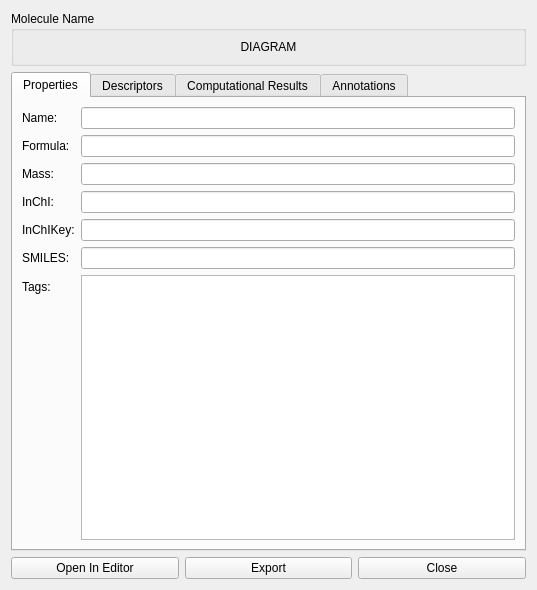
<?xml version="1.0" encoding="UTF-8"?>
<ui version="4.0">
 <class>MoleculeDetailDialog</class>
 <widget class="QDialog" name="MoleculeDetailDialog">
  <property name="geometry">
   <rect>
    <x>0</x>
    <y>0</y>
    <width>537</width>
    <height>590</height>
   </rect>
  </property>
  <property name="windowTitle">
   <string>Molecule Details</string>
  </property>
  <layout class="QVBoxLayout" name="verticalLayout_2">
   <item>
    <widget class="QGroupBox" name="diagramGroupBox">
     <property name="title">
      <string>Molecule Name</string>
     </property>
     <layout class="QVBoxLayout" name="verticalLayout_3">
      <item>
       <widget class="QLabel" name="diagramLabel">
        <property name="text">
         <string>DIAGRAM</string>
        </property>
        <property name="alignment">
         <set>Qt::AlignCenter</set>
        </property>
       </widget>
      </item>
     </layout>
    </widget>
   </item>
   <item>
    <widget class="QTabWidget" name="tabWidget">
     <property name="currentIndex">
      <number>0</number>
     </property>
     <widget class="QWidget" name="propertiesTab">
      <attribute name="title">
       <string>Properties</string>
      </attribute>
      <layout class="QFormLayout" name="formLayout">
       <property name="fieldGrowthPolicy">
        <enum>QFormLayout::ExpandingFieldsGrow</enum>
       </property>
       <item row="0" column="0">
        <widget class="QLabel" name="nameLabel">
         <property name="text">
          <string>Name:</string>
         </property>
        </widget>
       </item>
       <item row="0" column="1">
        <widget class="QLineEdit" name="nameLineEdit">
         <property name="readOnly">
          <bool>true</bool>
         </property>
        </widget>
       </item>
       <item row="2" column="0">
        <widget class="QLabel" name="formulaLabel">
         <property name="text">
          <string>Formula:</string>
         </property>
        </widget>
       </item>
       <item row="2" column="1">
        <widget class="QLineEdit" name="formulaLineEdit">
         <property name="readOnly">
          <bool>true</bool>
         </property>
        </widget>
       </item>
       <item row="4" column="0">
        <widget class="QLabel" name="massLabel">
         <property name="text">
          <string>Mass:</string>
         </property>
        </widget>
       </item>
       <item row="4" column="1">
        <widget class="QLineEdit" name="massLineEdit">
         <property name="readOnly">
          <bool>true</bool>
         </property>
        </widget>
       </item>
       <item row="6" column="0">
        <widget class="QLabel" name="inchiLabel">
         <property name="text">
          <string>InChI:</string>
         </property>
        </widget>
       </item>
       <item row="6" column="1">
        <widget class="QLineEdit" name="inchiLineEdit">
         <property name="readOnly">
          <bool>true</bool>
         </property>
        </widget>
       </item>
       <item row="8" column="0">
        <widget class="QLabel" name="inchikeyLabel">
         <property name="text">
          <string>InChIKey:</string>
         </property>
        </widget>
       </item>
       <item row="8" column="1">
        <widget class="QLineEdit" name="inchikeyLineEdit">
         <property name="readOnly">
          <bool>true</bool>
         </property>
        </widget>
       </item>
       <item row="10" column="0">
        <widget class="QLabel" name="smilesLabel">
         <property name="text">
          <string>SMILES:</string>
         </property>
        </widget>
       </item>
       <item row="10" column="1">
        <widget class="QLineEdit" name="smilesLineEdit">
         <property name="readOnly">
          <bool>true</bool>
         </property>
        </widget>
       </item>
       <item row="12" column="0">
        <widget class="QLabel" name="tagsLabel">
         <property name="text">
          <string>Tags:</string>
         </property>
        </widget>
       </item>
       <item row="12" column="1">
        <widget class="QTextEdit" name="tagsTextEdit">
         <property name="readOnly">
          <bool>true</bool>
         </property>
        </widget>
       </item>
      </layout>
     </widget>
     <widget class="QWidget" name="descriptorsTab">
      <attribute name="title">
       <string>Descriptors</string>
      </attribute>
      <layout class="QVBoxLayout" name="verticalLayout_4">
       <item>
        <widget class="QTableWidget" name="descriptorsTableWidget">
         <property name="editTriggers">
          <set>QAbstractItemView::NoEditTriggers</set>
         </property>
         <property name="alternatingRowColors">
          <bool>true</bool>
         </property>
         <property name="selectionMode">
          <enum>QAbstractItemView::SingleSelection</enum>
         </property>
         <property name="selectionBehavior">
          <enum>QAbstractItemView::SelectRows</enum>
         </property>
         <attribute name="horizontalHeaderStretchLastSection">
          <bool>true</bool>
         </attribute>
         <attribute name="verticalHeaderVisible">
          <bool>false</bool>
         </attribute>
        </widget>
       </item>
      </layout>
     </widget>
     <widget class="QWidget" name="computationalResultsTab">
      <attribute name="title">
       <string>Computational Results</string>
      </attribute>
      <layout class="QVBoxLayout" name="verticalLayout_5">
       <item>
        <layout class="QVBoxLayout" name="computationalResultsLayout"/>
       </item>
      </layout>
     </widget>
     <widget class="QWidget" name="annotationsTab">
      <attribute name="title">
       <string>Annotations</string>
      </attribute>
      <layout class="QVBoxLayout" name="verticalLayout_6">
       <item>
        <widget class="QTableWidget" name="annotationsTableWidget">
         <property name="alternatingRowColors">
          <bool>true</bool>
         </property>
         <property name="selectionMode">
          <enum>QAbstractItemView::SingleSelection</enum>
         </property>
         <property name="selectionBehavior">
          <enum>QAbstractItemView::SelectRows</enum>
         </property>
         <property name="columnCount">
          <number>2</number>
         </property>
         <attribute name="horizontalHeaderStretchLastSection">
          <bool>true</bool>
         </attribute>
         <column/>
         <column/>
        </widget>
       </item>
       <item>
        <layout class="QHBoxLayout" name="horizontalLayout">
         <item>
          <widget class="QLabel" name="addAnnotationLabel">
           <property name="text">
            <string>New Annotation:</string>
           </property>
          </widget>
         </item>
         <item>
          <widget class="QLineEdit" name="annotationLineEdit"/>
         </item>
         <item>
          <widget class="QPushButton" name="addAnnotationButton">
           <property name="text">
            <string>Add</string>
           </property>
          </widget>
         </item>
        </layout>
       </item>
      </layout>
     </widget>
    </widget>
   </item>
   <item>
    <layout class="QHBoxLayout" name="buttonLayout">
     <item>
      <widget class="QPushButton" name="openInEditorButton">
       <property name="text">
        <string>Open In Editor</string>
       </property>
      </widget>
     </item>
     <item>
      <widget class="QPushButton" name="exportButton">
       <property name="text">
        <string>Export</string>
       </property>
      </widget>
     </item>
     <item>
      <widget class="QPushButton" name="closeButton">
       <property name="text">
        <string>Close</string>
       </property>
      </widget>
     </item>
    </layout>
   </item>
  </layout>
 </widget>
 <resources/>
 <connections/>
</ui>
